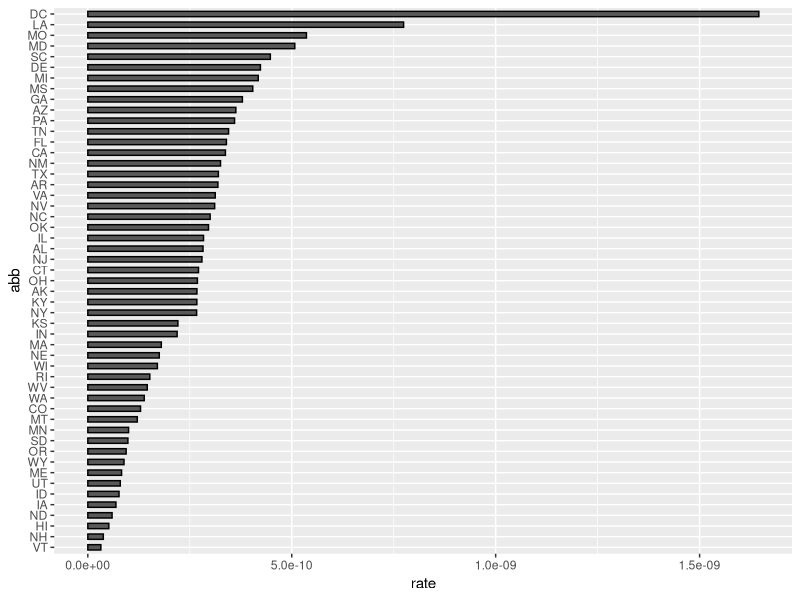

This figure's R source:
## ---- chunk 1
knitr::opts_chunk$set(echo = TRUE)
## ---- chunk 2
library(tidyverse)
library(dslabs)
## ---- chunk 3
data(murders)
head(murders)
murders=murders %>% mutate(rate=total/population/100000)
## ---- chunk 4
murders %>% mutate(abb = reorder(abb, rate)) %>%
  ggplot(aes(abb, rate)) +
  geom_bar(width = 0.5, stat = "identity", color = "black") +
  coord_flip()
